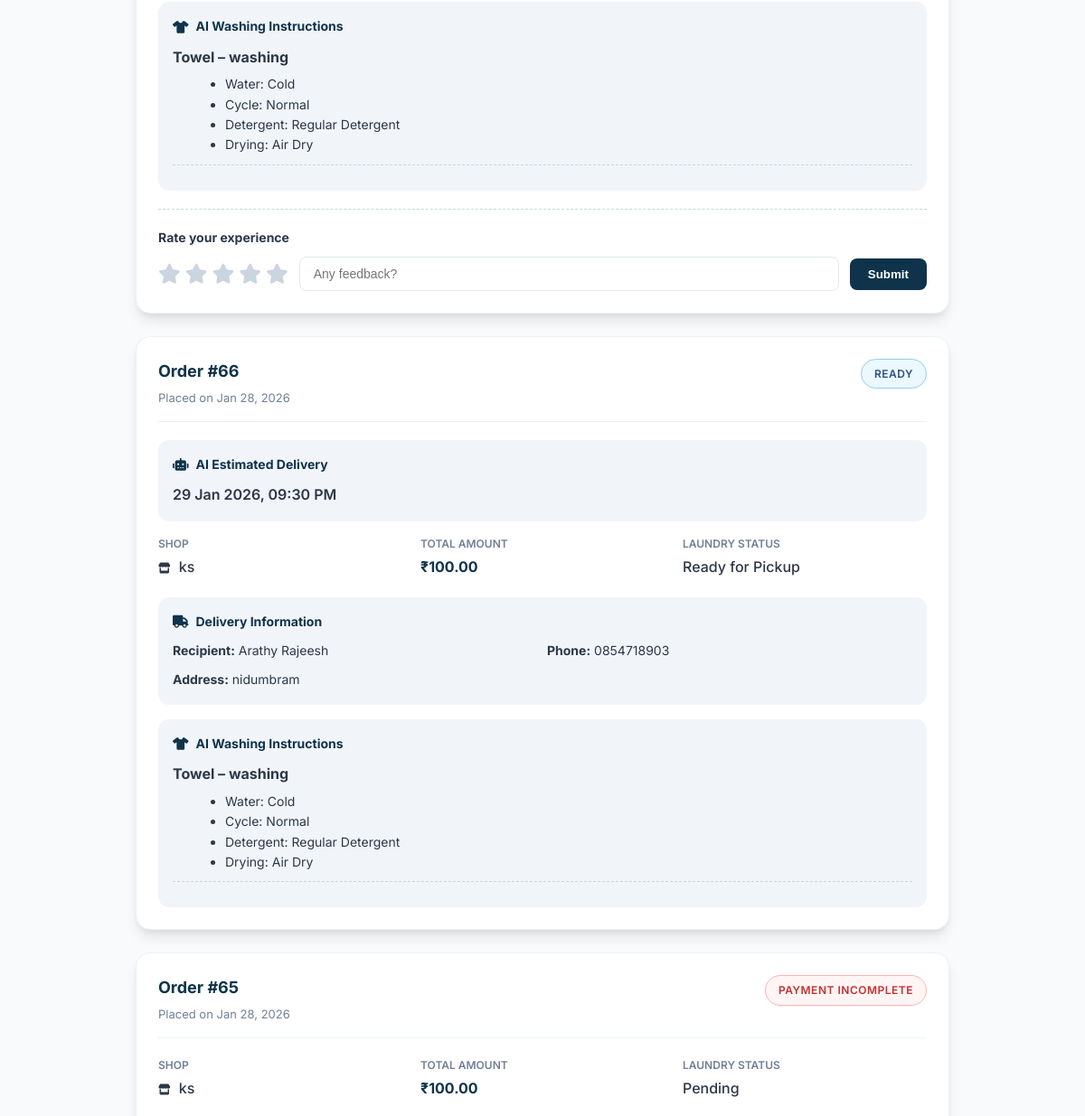
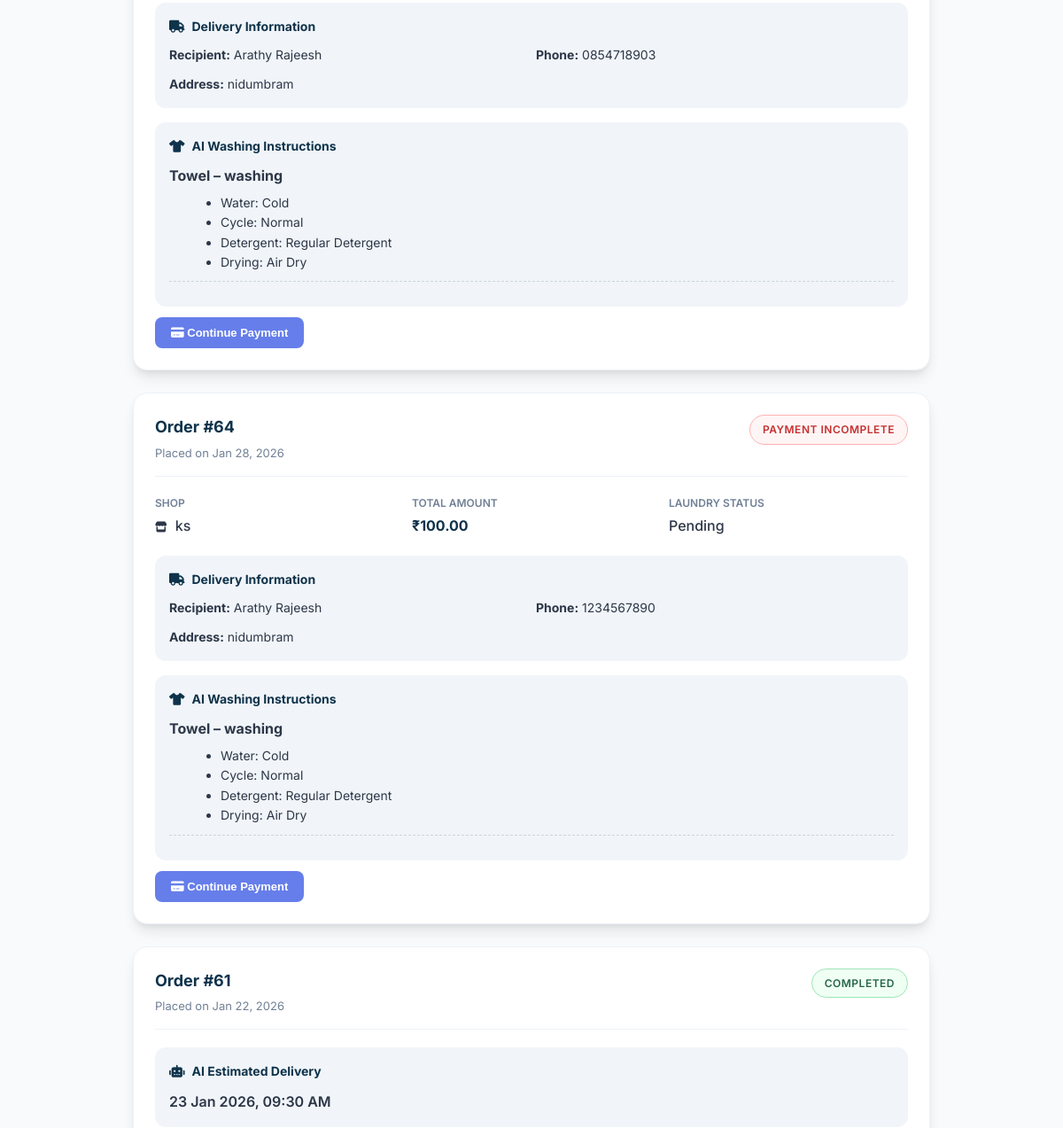
The app's page /orders/ (signed in, middle part), older data (2 pictures, top to bottom).
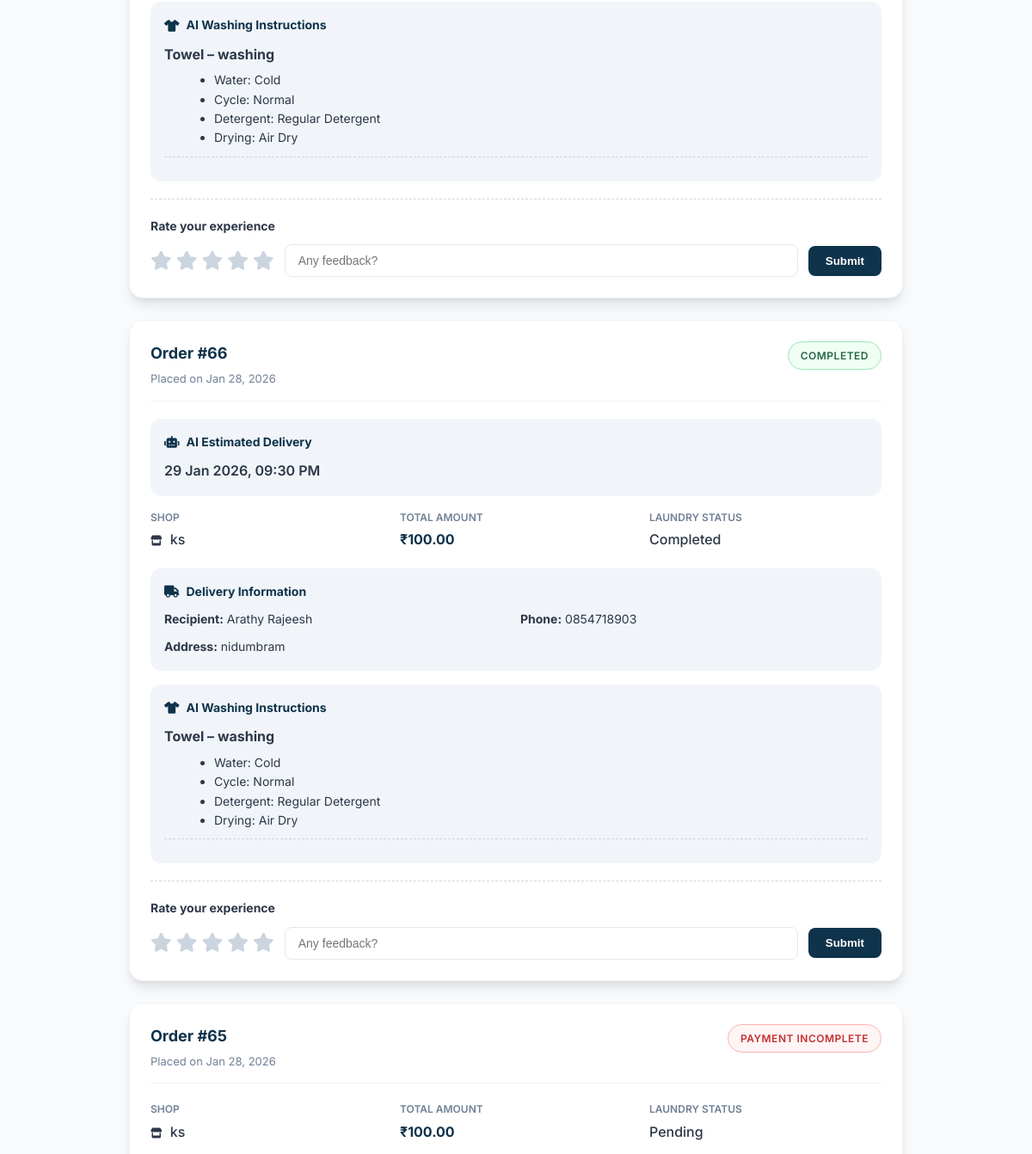
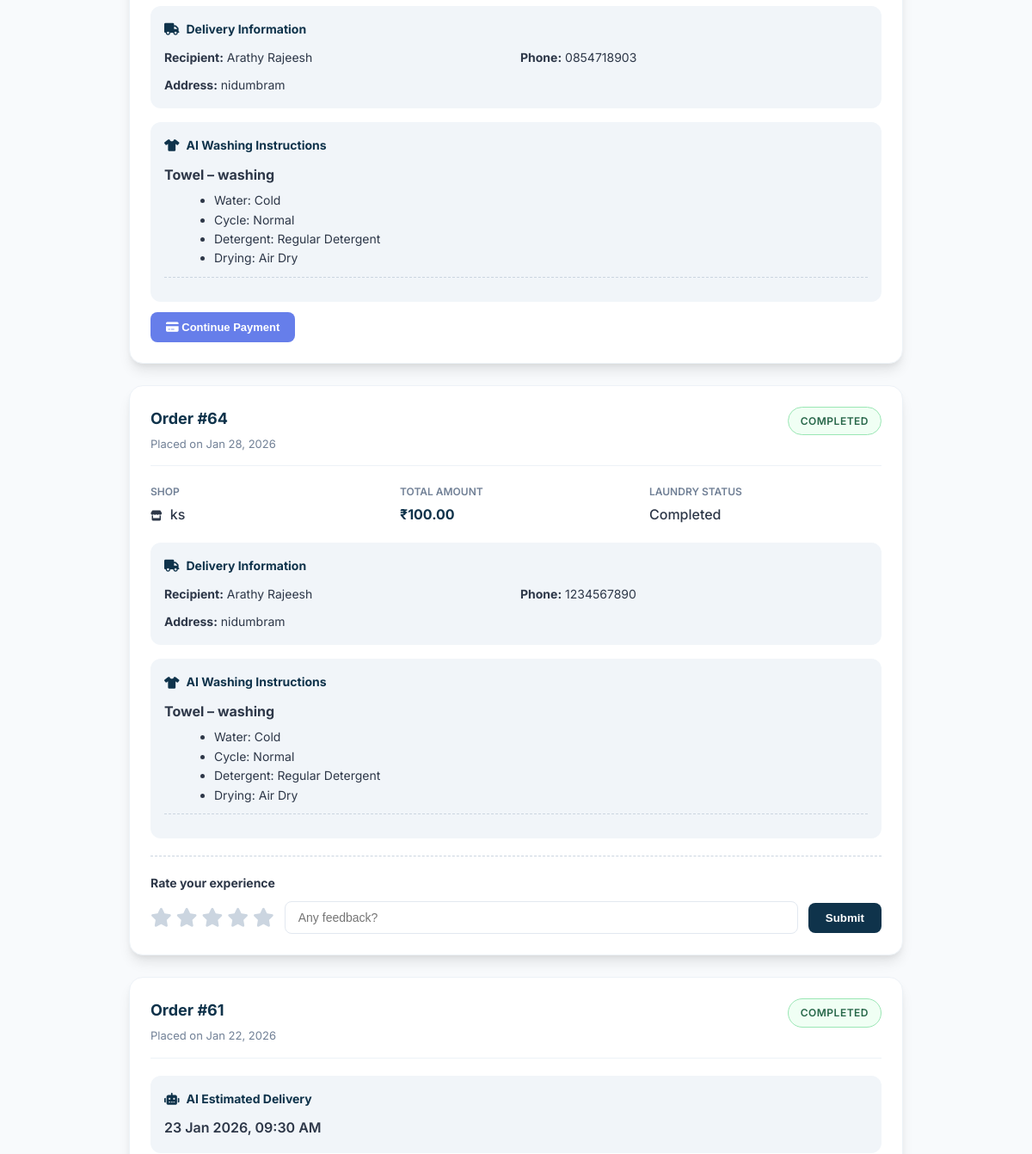
The same page, newer data (2 pictures, top to bottom).
### shop/models.py (models this page shows, shortened)
class Order(models.Model):
    STATUS_CHOICES = [
        ('Pending', 'Pending'),
        ('Pickup', 'Pickup'),
        ('Washing', 'Washing'),
        ('Drying', 'Drying'),
        ('Ironing', 'Ironing'),
        ('Ready', 'Ready for Pickup'),
        ('Completed', 'Completed'),
    ]
    PAYMENT_CHOICES = [
        ('Pending', 'Pending'),
        ('Completed', 'Completed'),
    ]
    last_reminder_sent = models.DateTimeField(null=True, blank=True)
    user = models.ForeignKey(User, on_delete=models.CASCADE)
    shop = models.ForeignKey(LaundryShop, on_delete=models.CASCADE)
    branch = models.ForeignKey(Branch, on_delete=models.SET_NULL, null=True, blank=True)
    pending_notification_sent = models.BooleanField(default=False)
    cloth_status = models.CharField(
        max_length=20,
        choices=STATUS_CHOICES,
        default='Pending'
    )
    payment_status = models.CharField(
        max_length=20,
        choices=PAYMENT_CHOICES,
        default='Pending'
    )
    overdue_notification_sent = models.BooleanField(default=False)
    pickup_date = models.DateTimeField(blank=True, null=True)
    delivery_date = models.DateTimeField(blank=True, null=True)
    predicted_delivery = models.DateTimeField(null=True, blank=True)
    delivery_name = models.CharField(max_length=100, blank=True)
    delivery_phone = models.CharField(max_length=15, blank=True)
    delivery_address = models.TextField(blank=True)
    special_instructions = models.TextField(blank=True)
    platform_fee = models.DecimalField(max_digits=10, decimal_places=2, default=0)
    delivery_fee = models.DecimalField(max_digits=10, decimal_places=2, default=0)
    created_at = models.DateTimeField(default=timezone.now)
    gst_amount = models.DecimalField(max_digits=10, decimal_places=2, default=0)
    amount = models.DecimalField(max_digits=10, decimal_places=2, default=0)
    base_amount = models.DecimalField(max_digits=10, decimal_places=2, default=0)
    razorpay_payment_id = models.CharField(max_length=100, blank=True, null=True)
    razorpay_order_id = models.CharField(max_length=100, blank=True, null=True)

class LaundryShop(models.Model):
    name = models.CharField(max_length=100, unique=True)
    email = models.EmailField(unique=True)
    password = models.CharField(max_length=128, blank=True)
    address = models.TextField(blank=True)
    phone = models.CharField(max_length=15, blank=True)
    city = models.CharField(max_length=100, blank=True)
    latitude = models.FloatField(blank=True, null=True)
    longitude = models.FloatField(blank=True, null=True)
    is_approved = models.BooleanField(default=False)
    is_open = models.BooleanField(default=True)
    created_at = models.DateTimeField(default=timezone.now)
    razorpay_account_id = models.CharField(
        max_length=100,
        blank=True,
        null=True,
        help_text="Razorpay Account ID for marketplace payments"
    )
    razorpay_key_id = models.CharField(
        max_length=100,
        blank=True,
        null=True,
        help_text="Razorpay Key ID for shop payments"
    )
    razorpay_key_secret = models.CharField(
        max_length=100,
        blank=True,
        null=True,
        help_text="Razorpay Key Secret for shop payments"
    )
    bank_account_holder_name = models.CharField(
        max_length=100,
        blank=True,
        null=True,
        help_text="Account holder name as per bank records"
    )
    bank_account_number = models.CharField(
        max_length=50,
        blank=True,
        null=True,
        help_text="Bank account number"
    )
    bank_ifsc_code = models.CharField(
        max_length=11,
        blank=True,
        null=True,
        help_text="IFSC code (e.g., HDFC0001234)"
    )
    bank_name = models.CharField(
        max_length=100,
        blank=True,
        null=True,
        help_text="Bank name (e.g., HDFC Bank, SBI)"
    )
    bank_branch = models.CharField(
        max_length=100,
        blank=True,
        null=True,
        help_text="Bank branch name"
    )
    bank_account_type = models.CharField(
        max_length=20,
        choices=[
            ('Savings', 'Savings'),
            ('Current', 'Current'),
        ],
        blank=True,
        null=True,
        help_text="Type of bank account"
    )

### shop/views.py (the view)
# urls.py: path("orders/", views.my_orders, name="orders"),
@login_required
def my_orders(request):
    user_orders = (
        Order.objects
        .filter(user=request.user)
        .select_related('shop', 'branch')
        .order_by('-created_at')
    )
    for order in user_orders:
        if order.branch:
            order.branch_rating = BranchRating.objects.filter(
                user=request.user,
                branch=order.branch
            ).first()
        if order.payment_status != "Completed":
            order.display_status = "Payment Incomplete"
        else:
            order.display_status = order.cloth_status
    return render(request, 'orders.html', {
        'orders': user_orders
    })

### shop/templates/orders.html (shortened to what the changed rows need)
{% load static %}
<!DOCTYPE html>
<html lang="en">
<head>
    <link rel="stylesheet" href="https://cdnjs.cloudflare.com/ajax/libs/font-awesome/6.0.0-beta3/css/all.min.css">
</head>
<body>
    <div class="page-container">
        {% if orders %}
            {% for order in orders %}
            <div class="order-card">
                <div class="order-header">
                    <div>
                        <span class="order-id">Order #{{ order.id }}</span>
                        <div style="font-size: 13px; color: var(--text-muted); margin-top: 4px;">
                            Placed on {{ order.created_at|date:"M d, Y" }}
                        </div>
                    </div>
                    <span class="status-badge
                        {% if order.display_status == 'Payment Incomplete' or order.cloth_status == 'Pending' %}status-pending
                        {% elif order.cloth_status == 'Completed' %}status-completed
                        {% else %}status-processing{% endif %}">
                        {{ order.display_status|default:order.cloth_status }}
                    </span>
                </div>
                {% if order.predicted_delivery %}
                    <div class="delivery-info-box" style="margin-bottom: 15px;">
                        <h5>
                            <i class="fas fa-robot"></i>
                            AI Estimated Delivery
                        </h5>
                        <p style="margin: 0; font-weight: 600;">
                            {{ order.predicted_delivery|date:"d M Y, h:i A" }}
                        </p>
                    </div>
                {% endif %}
                <div class="details-grid">
                    <div class="detail-item">
                        <label>Shop</label>
                        <span><i class="fas fa-store" style="margin-right: 5px; font-size: 12px;"></i> {{ order.shop.name }}</span>
                    </div>
                    <div class="detail-item">
                        <label>Total Amount</label>
                        <span style="color: var(--primary-color); font-weight: 700;">₹{{ order.amount }}</span>
                    </div>
                    <div class="detail-item">
                        <label>Laundry Status</label>
                        <span>{{ order.get_cloth_status_display|default:order.cloth_status }}</span>
                    </div>
                </div>
                {% if order.delivery_name %}
                <div class="delivery-info-box">
                    <h5><i class="fas fa-truck"></i> Delivery Information</h5>
                    <div style="font-size: 14px; display: grid; grid-template-columns: 1fr 1fr; gap: 10px;">
                        <div><strong>Recipient:</strong> {{ order.delivery_name }}</div>
                        <div><strong>Phone:</strong> {{ order.delivery_phone }}</div>
                        <div style="grid-column: span 2;"><strong>Address:</strong> {{ order.delivery_address }}</div>
                    </div>
                </div>
                {% endif %}
                {% if order.order_items.exists %}
                <div class="delivery-info-box" style="margin-top:16px;">
                    <h5>
                        <i class="fas fa-tshirt"></i>
                        AI Washing Instructions
                    </h5>
                    {% for item in order.order_items.all %}
                        {% if item.wash_recommendation %}
                            <div style="margin-bottom:12px; padding-bottom:10px; border-bottom:1px dashed #cbd5e0;">
                                <strong>{{ item.cloth.name }} – {{ item.service.name }}</strong>
                                <ul style="margin:6px 0 0 18px; font-size:14px;">
                                    <li> Water: {{ item.wash_recommendation.water_temperature }}</li>
                                    <li>Cycle: {{ item.wash_recommendation.wash_cycle }}</li>
                                    <li>Detergent: {{ item.wash_recommendation.detergent }}</li>
                                    <li>Drying: {{ item.wash_recommendation.drying_method }}</li>
                                </ul>
                            </div>
                        {% endif %}
                    {% endfor %}
                </div>
                {% endif %}
                {% if order.cloth_status == 'Completed' and order.payment_status == 'Completed' and order.branch %}
                <div class="rating-section">
                    <h5 style="margin: 0 0 10px 0; font-size: 14px;">Rate your experience</h5>
                    {% if order.branch_rating %}
                        <div style="display: flex; align-items: center; gap: 10px;">
                            <div style="color: #ecc94b;">
                                {% for i in "12345"|make_list %}
                                    <i class="{% if forloop.counter <= order.branch_rating.rating %}fas{% else %}far{% endif %} fa-star"></i>
                                {% endfor %}
                            </div>
                            <span style="font-size: 14px; color: var(--text-muted);">{{ order.branch_rating.comment }}</span>
                        </div>
                    {% else %}
                        <form class="rating-form" method="post" action="{% url 'rate_branch' order.branch.id %}">
                            <div class="star-rating">
                                <input type="radio" id="star5_{{ order.id }}" name="rating" value="5" required/><label for="star5_{{ order.id }}"><i class="fas fa-star"></i></label>
                                <input type="radio" id="star4_{{ order.id }}" name="rating" value="4"/><label for="star4_{{ order.id }}"><i class="fas fa-star"></i></label>
                                <input type="radio" id="star3_{{ order.id }}" name="rating" value="3"/><label for="star3_{{ order.id }}"><i class="fas fa-star"></i></label>
                                <input type="radio" id="star2_{{ order.id }}" name="rating" value="2"/><label for="star2_{{ order.id }}"><i class="fas fa-star"></i></label>
                                <input type="radio" id="star1_{{ order.id }}" name="rating" value="1"/><label for="star1_{{ order.id }}"><i class="fas fa-star"></i></label>
                            </div>
                            <input type="text" class="rating-comment" name="comment" placeholder="Any feedback?">
                            <button type="submit" class="btn-submit-rating">Submit</button>
                        </form>
                    {% endif %}
                </div>
                {% endif %}
                {% if order.payment_status != "Completed" %}
                    <div style="margin-top:12px;">
                        <button onclick="continuePayment(this, {{ order.id }})"
                            style="
                                cursor: pointer;
                                border: none;
                                display:inline-block;
                                padding:10px 18px;
                                background:#667eea;
                                color:white;
                                border-radius:8px;
                                font-size:13px;
                                text-decoration:none;
                                font-weight:600;
                                transition: transform 0.2s;
                            ">
                            <i class="fas fa-credit-card"></i> Continue Payment
                        </button>
                    </div>
                {% endif %}
            </div>
            {% endfor %}
        {% endif %}
    </div>
</body>
</html>

Row changes from the older to the newer data that the page shows:
changed Order "29 Jan 2026, 09:30 PM": display_status "READY" → "COMPLETED"; cloth_status "Ready for Pickup" → "Completed"; now shows "Rate your experience Submit"
changed Order id 64: display_status "PAYMENT INCOMPLETE" → "COMPLETED"; cloth_status "Pending" → "Completed"; now shows "Rate your experience Submit"; no longer shows "Continue Payment"
